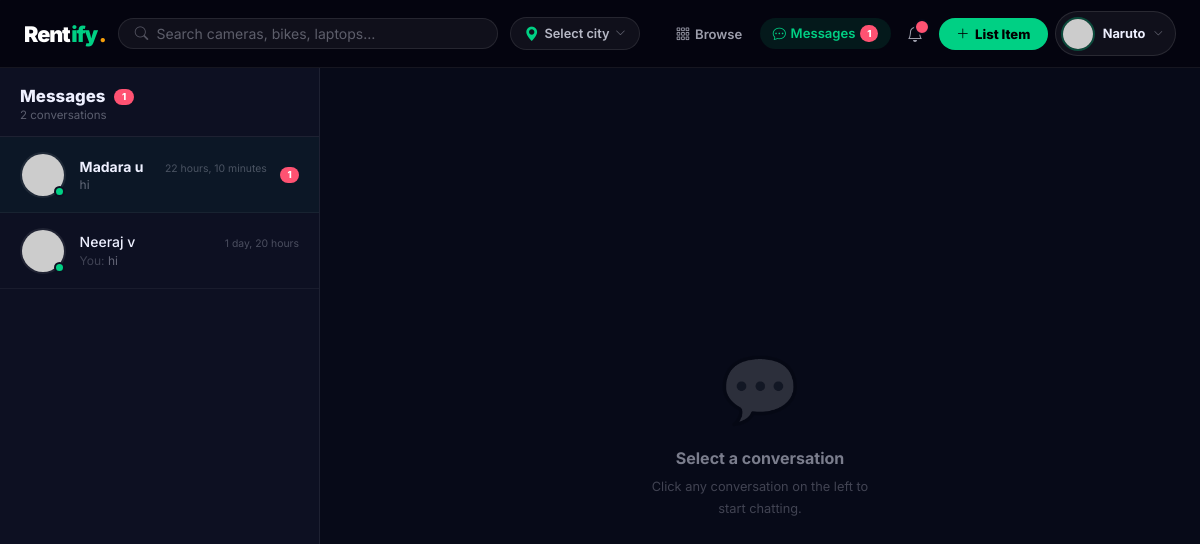
Before: /messaging/ (signed in) with the older database file.
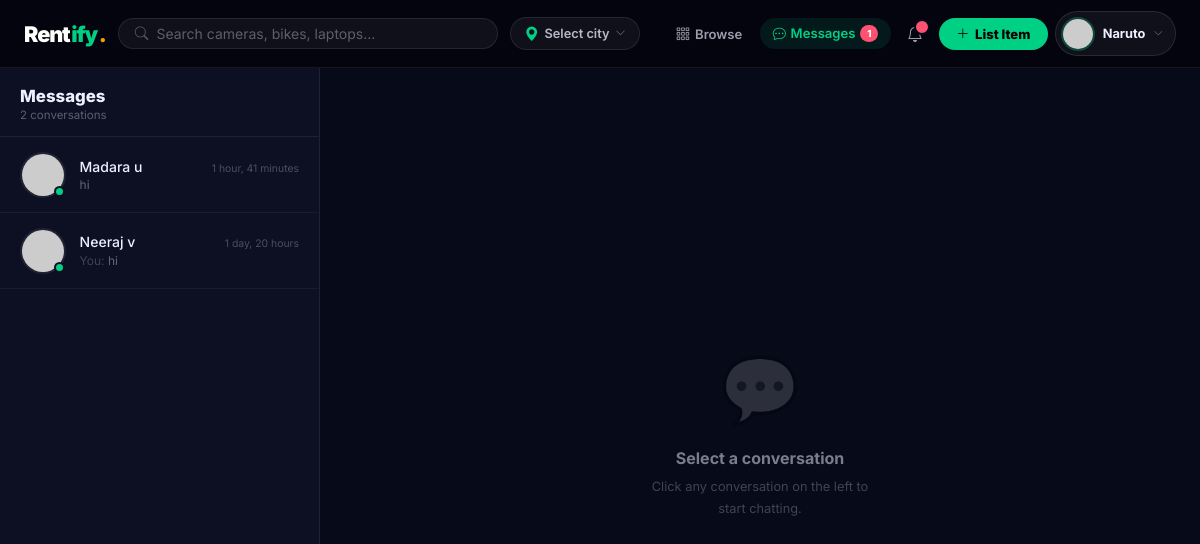
After: the same page with the newer database file.
### messaging/models.py (models this page shows, shortened)
class Conversation(models.Model):
    participants = models.ManyToManyField(User, related_name='conversations')
    created_at = models.DateTimeField(auto_now_add=True)
    updated_at = models.DateTimeField(auto_now=True)
    class Meta:
        ordering = ['-updated_at']
    def get_other_participant(self, user):
        return self.participants.exclude(pk=user.pk).first()
    def get_last_message(self):
        return self.messages.order_by('-created_at').first()
    def unread_count(self, user):
        return self.messages.filter(is_read=False).exclude(sender=user).count()

class Message(models.Model):
    conversation = models.ForeignKey(Conversation, on_delete=models.CASCADE, related_name='messages')
    sender = models.ForeignKey(User, on_delete=models.CASCADE, related_name='sent_messages')
    content = models.TextField()
    is_read = models.BooleanField(default=False)
    created_at = models.DateTimeField(auto_now_add=True)
    class Meta:
        ordering = ['created_at']

### messaging/views.py (the view)
# urls.py: path('', views.inbox_view, name='inbox'),
@login_required
def inbox_view(request):
    conversations = request.user.conversations.prefetch_related('participants', 'messages').order_by('-updated_at')
    conv_data = []
    for conv in conversations:
        other = conv.get_other_participant(request.user)
        last_msg = conv.get_last_message()
        unread = conv.unread_count(request.user)
        conv_data.append({
            'conversation': conv,
            'other': other,
            'last_message': last_msg,
            'unread': unread,
        })
    total_unread = sum(c['unread'] for c in conv_data)
    return render(request, 'messaging/inbox.html', {
        'conv_data': conv_data,
        'total_unread': total_unread,
    })

### accounts/models.py (called while the page is built)
    def get_photo_url(self):
        if self.profile_photo:
            return self.profile_photo.url
        return '/static/images/default-avatar.png'

### listings/context_processors.py (called while the page is built)
def browse_location_processor(request):
    return {'browse_location': (request.session.get('browse_location') or '').strip()}

### notifications/context_processors.py (called while the page is built)
def notifications_processor(request):
    ctx = {
        'unread_notifications': [],
        'unread_count': 0,
        'user_listings_count': 0,
        'user_wishlist_count': 0,
        'user_messages_unread': 0,
        'footer_sections': _footer_sections(request),
    }
    if request.user.is_authenticated:
        user = request.user
        ctx['unread_notifications'] = Notification.objects.filter(
            recipient=user, is_read=False
        ).order_by('-created_at')[:8]
        ctx['unread_count'] = Notification.objects.filter(
            recipient=user, is_read=False
        ).count()
        ctx.update(_user_menu_stats(user))
    return ctx

### subscriptions/context_processors.py (called while the page is built)
def premium_processor(request):
    try:
        if not request.user.is_authenticated:
            return dict(_SAFE_DEFAULT)
        return premium_context(request.user)
    except Exception:
        return dict(_SAFE_DEFAULT)

### templates/messaging/inbox.html (shortened to what this page needs)
{% extends 'base.html' %}
{% load static %}
{% block content %}
<div class="msg-shell">
  <aside class="msg-sidebar">
    <div class="msg-sidebar-head">
      <div class="msg-sidebar-title">
        Messages
        {% if total_unread > 0 %}
        <span style="background:#FF5272;color:#fff;font-size:.6rem;font-weight:800;border-radius:50px;padding:.15rem .5rem;vertical-align:middle;margin-left:.3rem;">{{ total_unread }}</span>
        {% endif %}
      </div>
      <div class="msg-sidebar-sub">{{ conv_data|length }} conversation{{ conv_data|length|pluralize }}</div>
    </div>
    <div class="conv-list">
      {% if conv_data %}
        {% for item in conv_data %}
        <a href="{% url 'conversation' item.conversation.pk %}" class="conv-item {% if item.unread > 0 %}unread{% endif %}">
          <div class="ci-avatar">
            <img src="{{ item.other.profile.get_photo_url }}"
                 onerror="this.src='https://placehold.co/46/4F8EF7/fff?text={{ item.other.username|first|upper }}'">
            <span class="ci-online"></span>
          </div>
          <div class="ci-body">
            <div class="ci-top">
              <span class="ci-name">{{ item.other.get_full_name|default:item.other.username }}</span>
              {% if item.last_message %}
              <span class="ci-time">{{ item.last_message.created_at|timesince }}</span>
              {% endif %}
            </div>
            <div class="ci-preview">
              {% if item.last_message %}
                {% if item.last_message.sender == request.user %}<span style="color:rgba(238,240,255,.22);">You: </span>{% endif %}
                {{ item.last_message.content|truncatechars:40 }}
              {% else %}
                <span style="font-style:italic;color:rgba(238,240,255,.2);">Say hello!</span>
              {% endif %}
            </div>
          </div>
          {% if item.unread > 0 %}
          <span class="ci-badge">{{ item.unread }}</span>
          {% endif %}
        </a>
        {% endfor %}
      {% endif %}
    </div>
  </aside>
  <div class="msg-empty-area d-none d-md-flex">
    <div style="font-size:4rem;margin-bottom:1.25rem;opacity:.15;">💬</div>
    <h3 style="font-size:1rem;font-weight:700;color:rgba(238,240,255,.5);margin-bottom:.5rem;">Select a conversation</h3>
    <p style="font-size:.8rem;color:rgba(238,240,255,.25);max-width:240px;line-height:1.7;">
      Click any conversation on the left to start chatting.
    </p>
  </div>
</div>
{% endblock %}

Changed rows visible on the page:
changed Conversation "Madara u": last_message.created_at "22 hours, 10 minutes" → "1 hour, 41 minutes"; unread "1" → (not shown)
Other visible differences:
{{ total_unread }}: "1" → (not shown)
